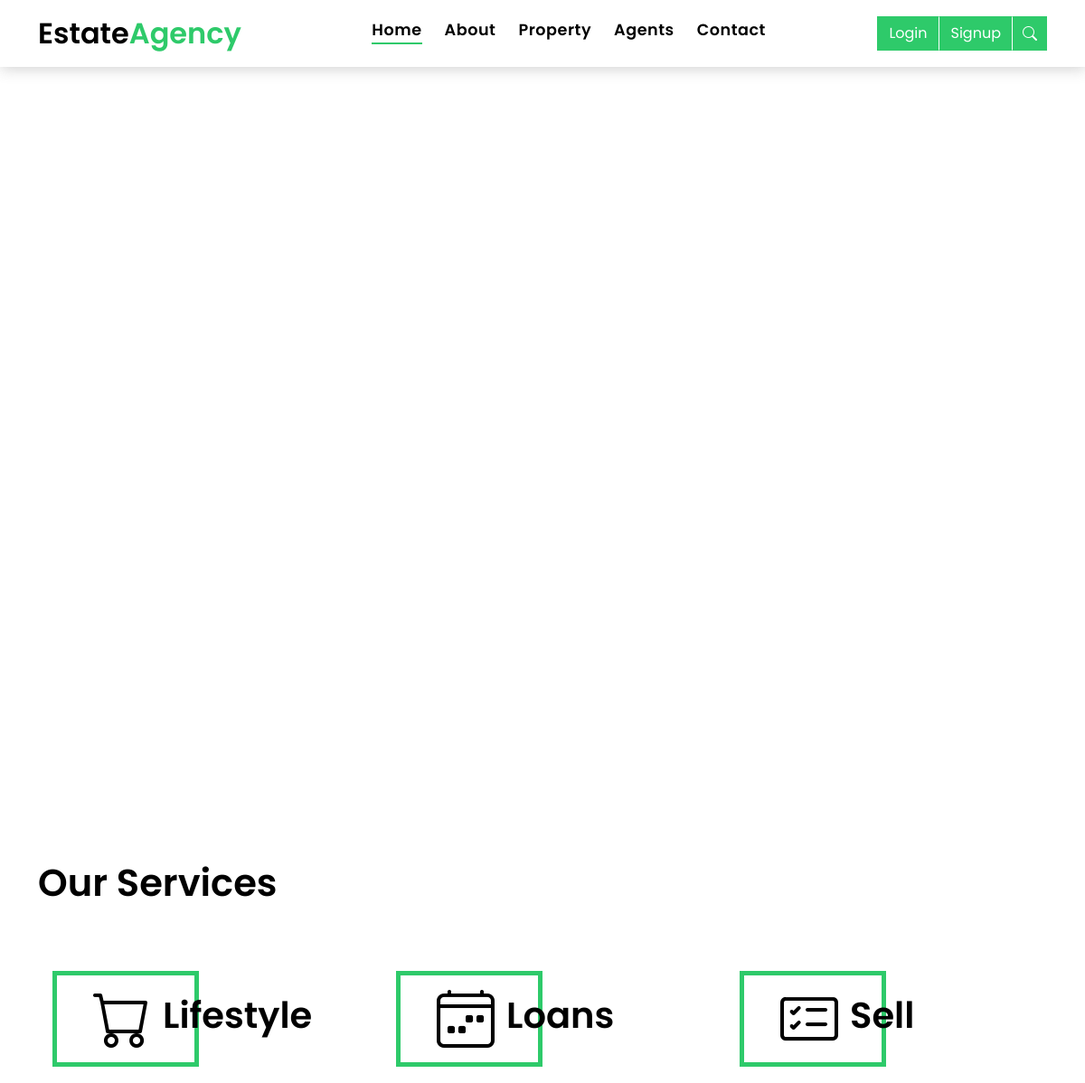
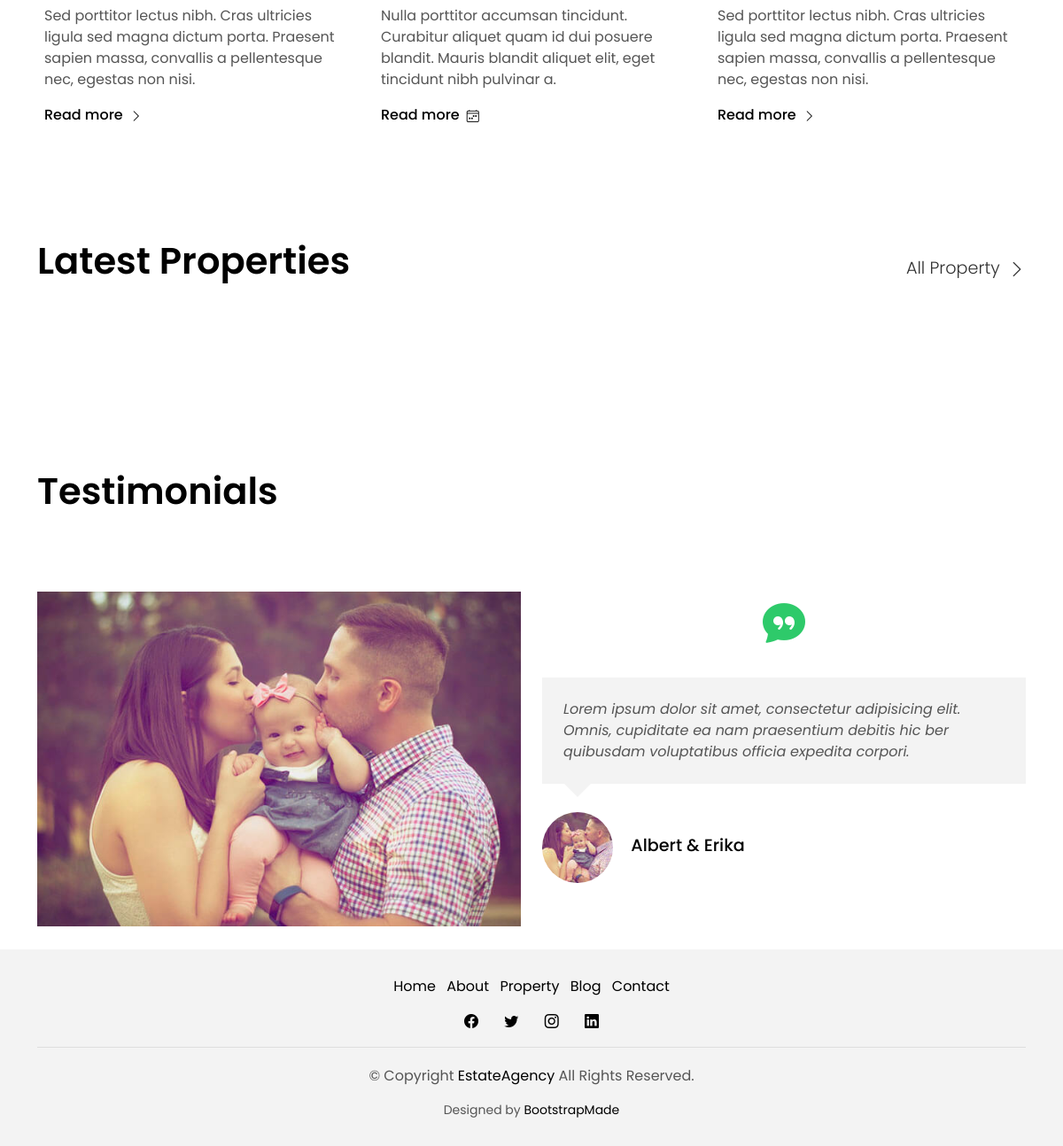
/, run on an earlier commit of the app's database (2 pictures, top to bottom).
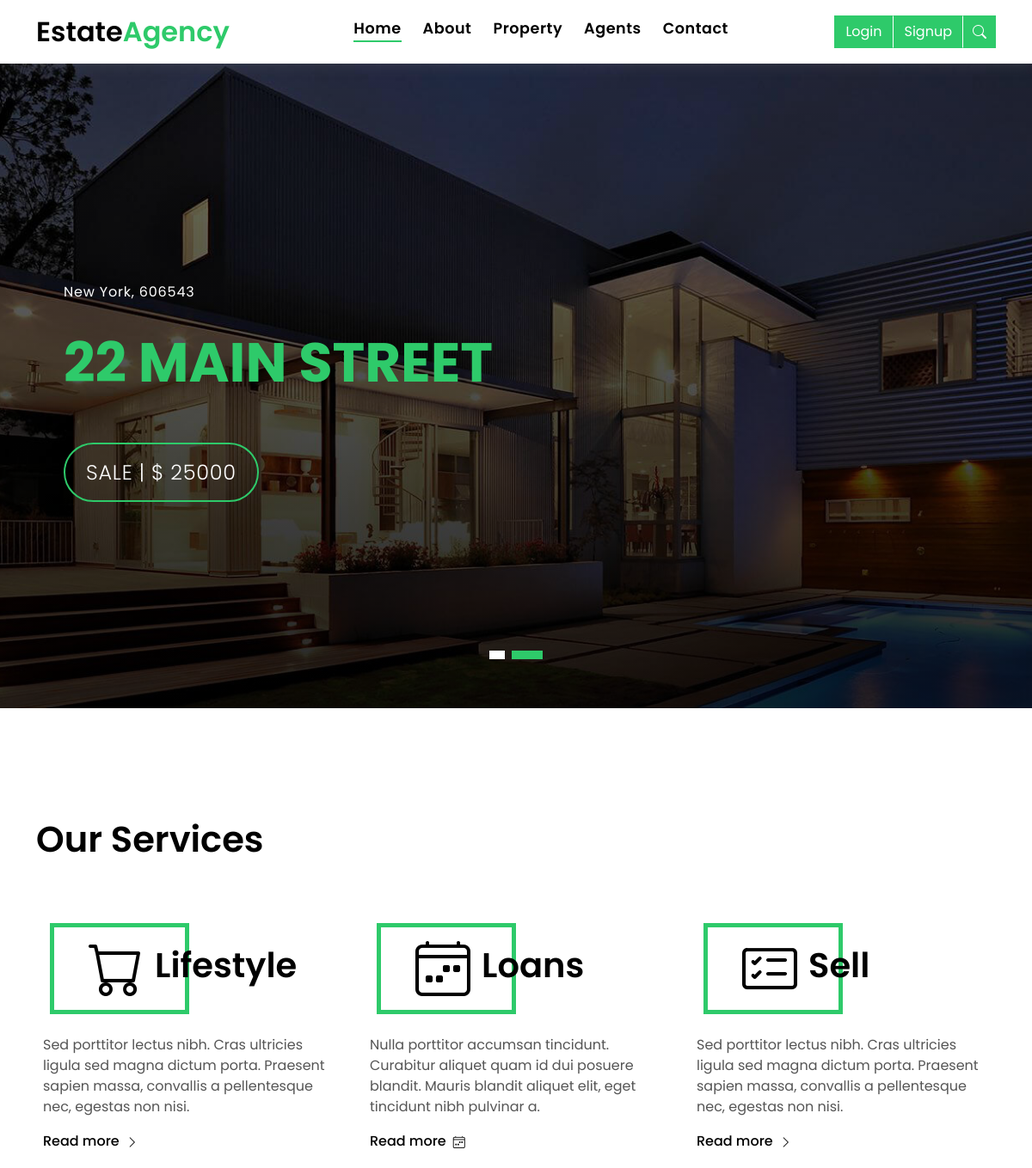
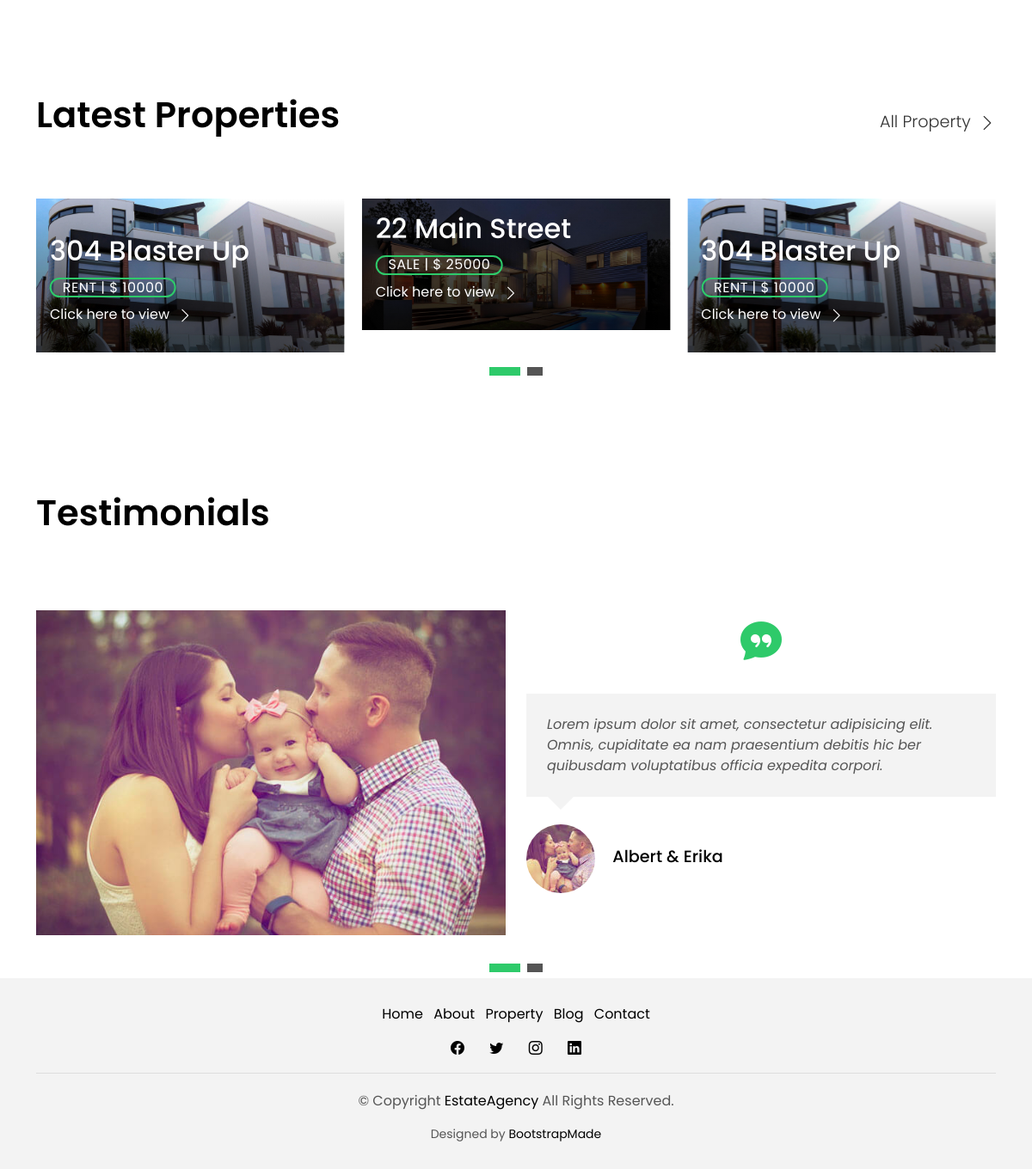
And on a later commit of the database (2 pictures, top to bottom).
### properties/models.py (models this page shows, shortened)
class Property(models.Model):
    class Meta:
        verbose_name_plural = 'Properties'
    class PropertyType(models.TextChoices):
        AGRICULTURAL = 'agricultural', 'Agricultural'
        COMMERCIAL = 'commercial', 'Commercial'
        INDUSTRIAL = 'industrial', 'Industrial'
        RESIDENTIAL = 'residential', 'Residential'
        SPECIAL_USE = 'special use', 'Special Use'
    class Status(models.TextChoices):
        RENT = 'rent', 'Rent'
        SALE = 'sale', 'Sale'
    agent = models.ForeignKey(
        Agent, on_delete=models.CASCADE, null=True)
    address = models.CharField(max_length=200, unique=True)
    city = models.CharField(max_length=10)
    country = models.CharField(max_length=10)
    zipcode = models.CharField(max_length=10)
    description = models.TextField()
    price = models.CharField(max_length=20)
    beds = models.IntegerField()
    baths = models.IntegerField()
    garage = models.IntegerField()
    area = models.IntegerField()
    property_picture = models.ImageField(upload_to='images/property_images')
    video = models.FileField(
        upload_to='videos/property_videos/', null=True, blank=True)
    property_type = models.CharField(
        'PropertyType', max_length=30, choices=PropertyType.choices, default=PropertyType.RESIDENTIAL)
    status = models.CharField('Status', max_length=10,
                              choices=Status.choices, default=Status.SALE)
    slug = AutoSlugField(unique=True, always_update=True,
                         populate_from='address')
    date_created = models.DateTimeField(auto_now_add=True)
    date_modified = models.DateTimeField(auto_now=True)
    @property
    def image_url(self):
        try:
            image = self.property_picture.url
        except:
            image = ''
        return image

### general/views.py (the view)
# urls.py: path('', views.app_homepage, name='home'),
def app_homepage(request):
    agents = Agent.objects.all()
    properties = Property.objects.all().order_by('date_created')
    properties_slider = properties[0:3]
    context = {
        'agents': agents,
        'properties': properties,
        'properties_slider': properties_slider,
    }
    return render(request, 'index.html', context)

### templates/index.html (shortened to what this page needs)
{% extends 'base.html' %}
{% load static %}
{% block content %}
  <div class="intro intro-carousel swiper-container position-relative">
    <div class="swiper-wrapper">
      {% for property in properties_slider %}
      <div class="swiper-slide carousel-item-a intro-item bg-image" style="background-image: url('{{ property.image_url }}')">
        <div class="overlay overlay-a"></div>
        <div class="intro-content display-table">
          <div class="table-cell">
            <div class="container">
              <div class="row">
                <div class="col-lg-8">
                  <div class="intro-body">
                    <p class="intro-title-top">{{property.city}}, {{ property.zipcode }}</p>
                    <h1 class="intro-title mb-4">
                      <span class="color-b">{{ property.address }}
                    </h1>
                    <p class="intro-subtitle intro-price">
                      <a href="{% url 'properties:property-detail' property.slug %}"><span class="price-a">{{ property.status }} | $ {{ property.price }}</span></a>
                    </p>
                  </div>
                </div>
              </div>
            </div>
          </div>
        </div>
      </div>
      {% endfor %}
    </div>
    <div class="swiper-pagination"></div>
  </div>
  <main id="main">
    <section class="section-services section-t8">
      <div class="container">
        <div class="row">
          <div class="col-md-12">
            <div class="title-wrap d-flex justify-content-between">
              <div class="title-box">
                <h2 class="title-a">Our Services</h2>
              </div>
            </div>
          </div>
        </div>
        <div class="row">
          <div class="col-md-4">
            <div class="card-box-c foo">
              <div class="card-header-c d-flex">
                <div class="card-box-ico">
                  <span class="bi bi-cart"></span>
                </div>
                <div class="card-title-c align-self-center">
                  <h2 class="title-c">Lifestyle</h2>
                </div>
              </div>
              <div class="card-body-c">
                <p class="content-c">
                  Sed porttitor lectus nibh. Cras ultricies ligula sed magna dictum porta. Praesent sapien massa,
                  convallis a pellentesque
                  nec, egestas non nisi.
                </p>
              </div>
              <div class="card-footer-c">
                <a href="#" class="link-c link-icon">Read more
                  <span class="bi bi-chevron-right"></span>
                </a>
              </div>
            </div>
          </div>
          <div class="col-md-4">
            <div class="card-box-c foo">
              <div class="card-header-c d-flex">
                <div class="card-box-ico">
                  <span class="bi bi-calendar4-week"></span>
                </div>
                <div class="card-title-c align-self-center">
                  <h2 class="title-c">Loans</h2>
                </div>
              </div>
              <div class="card-body-c">
                <p class="content-c">
                  Nulla porttitor accumsan tincidunt. Curabitur aliquet quam id dui posuere blandit. Mauris blandit
                  aliquet elit, eget tincidunt
                  nibh pulvinar a.
                </p>
              </div>
              <div class="card-footer-c">
                <a href="#" class="link-c link-icon">Read more
                  <span class="bi bi-calendar4-week"></span>
                </a>
              </div>
            </div>
          </div>
          <div class="col-md-4">
            <div class="card-box-c foo">
              <div class="card-header-c d-flex">
                <div class="card-box-ico">
                  <span class="bi bi-card-checklist"></span>
                </div>
                <div class="card-title-c align-self-center">
                  <h2 class="title-c">Sell</h2>
                </div>
              </div>
              <div class="card-body-c">
                <p class="content-c">
                  Sed porttitor lectus nibh. Cras ultricies ligula sed magna dictum porta. Praesent sapien massa,
                  convallis a pellentesque
                  nec, egestas non nisi.
                </p>
              </div>
              <div class="card-footer-c">
                <a href="#" class="link-c link-icon">Read more
                  <span class="bi bi-chevron-right"></span>
                </a>
              </div>
            </div>
          </div>
        </div>
      </div>
    </section>
    <section class="section-property section-t8">
      <div class="container">
        <div class="row">
          <div class="col-md-12">
            <div class="title-wrap d-flex justify-content-between">
              <div class="title-box">
                <h2 class="title-a">Latest Properties</h2>
              </div>
              <div class="title-link">
                <a href="{% url 'properties:property-list' %}">All Property
                  <span class="bi bi-chevron-right"></span>
                </a>
              </div>
            </div>
          </div>
        </div>
        <div id="property-carousel" class="swiper-container">
          <div class="swiper-wrapper">
            {% for property in properties %}
            <div class="carousel-item-b swiper-slide">
              <div class="card-box-a card-shadow">
                <div class="img-box-a">
                  <img src="{{ property.image_url }}" alt="" class="img-a img-fluid">
                </div>
                <div class="card-overlay">
                  <div class="card-overlay-a-content">
                    <div class="card-header-a">
                      <h2 class="card-title-a">
                        <a href="{% url 'properties:property-detail' property.slug %}">{{ property.address }}</a>
                      </h2>
                    </div>
                    <div class="card-body-a">
                      <div class="price-box d-flex">
                        <span class="price-a">{{ property.status }} | $ {{ property.price }}</span>
                      </div>
                      <a href="{% url 'properties:property-detail' property.slug %}" class="link-a">Click here to view
                        <span class="bi bi-chevron-right"></span>
                      </a>
                    </div>
                  </div>
                </div>
              </div>
            </div>
            {% endfor %}
          </div>
        </div>
        <div class="propery-carousel-pagination carousel-pagination"></div>
      </div>
    </section>
    <section class="section-testimonials section-t8 nav-arrow-a">
      <div class="container">
        <div class="row">
          <div class="col-md-12">
            <div class="title-wrap d-flex justify-content-between">
              <div class="title-box">
                <h2 class="title-a">Testimonials</h2>
              </div>
            </div>
          </div>
        </div>
        <div id="testimonial-carousel" class="swiper-container">
          <div class="swiper-wrapper">
            <div class="carousel-item-a swiper-slide">
              <div class="testimonials-box">
                <div class="row">
                  <div class="col-sm-12 col-md-6">
                    <div class="testimonial-img">
                      <img src="{% static 'img/testimonial-1.jpg' %}" alt="" class="img-fluid">
                    </div>
                  </div>
                  <div class="col-sm-12 col-md-6">
                    <div class="testimonial-ico">
                      <i class="bi bi-chat-quote-fill"></i>
                    </div>
                    <div class="testimonials-content">
                      <p class="testimonial-text">
                        Lorem ipsum dolor sit amet, consectetur adipisicing elit. Omnis, cupiditate ea nam praesentium
                        debitis hic ber quibusdam
                        voluptatibus officia expedita corpori.
                      </p>
                    </div>
                    <div class="testimonial-author-box">
                      <img src="{% static 'img/mini-testimonial-1.jpg' %}" alt="" class="testimonial-avatar">
                      <h5 class="testimonial-author">Albert & Erika</h5>
                    </div>
                  </div>
                </div>
              </div>
            </div>
            <div class="carousel-item-a swiper-slide">
              <div class="testimonials-box">
                <div class="row">
                  <div class="col-sm-12 col-md-6">
                  </div>
                  <div class="col-sm-12 col-md-6">
                  </div>
                </div>
              </div>
            </div>
          </div>
        </div>
        <div class="testimonial-carousel-pagination carousel-pagination"></div>
      </div>
    </section>
  </main>
{% endblock content %}

### templates/base.html (shortened to what this page needs)
{% load static %}
<!DOCTYPE html>
<html lang="en">
<head>
  <link href="{% static 'vendor/animate.css/animate.min.css' %}" rel="stylesheet">
  <link href="{% static 'vendor/bootstrap/css/bootstrap.min.css' %}" rel="stylesheet">
  <link href="{% static 'vendor/bootstrap-icons/bootstrap-icons.css' %}" rel="stylesheet">
  <link href="{% static 'vendor/swiper/swiper-bundle.min.css' %}" rel="stylesheet">
  <link href="{% static 'css/style.css' %}" rel="stylesheet">
</head>
<body>
  {% include './includes/header.html' %}
  {% block content %}{% endblock content %}
  {% include './includes/footer.html' %}
</body>
</html>

### templates/includes/header.html (shortened to what this page needs)
{% load static %}
<header>
  <nav class="navbar navbar-default navbar-trans navbar-expand-lg fixed-top">
    <div class="container">
      <a class="navbar-brand text-brand" href="{% url 'home' %}">Estate<span class="color-b">Agency</span></a>
      <div class="navbar-collapse collapse justify-content-center" id="navbarDefault">
        <ul class="navbar-nav">
          <li class="nav-item">
            <a class="nav-link active" href="{% url 'home' %}">Home</a>
          </li>
          <li class="nav-item">
            <a class="nav-link " href="about.html">About</a>
          </li>
          <li class="nav-item">
            <a class="nav-link " href="{% url 'properties:property-list' %}">Property</a>
          </li>
          <li class="nav-item">
            <a class="nav-link " href="{% url 'agents:agent-list' %}">Agents</a>
          </li>
          <li class="nav-item">
            <a class="nav-link " href="contact.html">Contact</a>
          </li>
        </ul>
      </div>
      {% if request.user.is_authenticated %}
      <a href="{% url 'properties:property-create' %}" class="add-border-right btn btn-b-n">Add Property</a>
      <a href="{% url 'accounts:logout' %}" class="add-border-right btn btn-b-n">Logout</a>
      {% else %}
      <a href="{% url 'accounts:login' %}" class="add-border-right btn btn-b-n">Login</a>
      <a href="{% url 'accounts:signup' %}" class="add-border-right btn btn-b-n">Signup</a>
      {% endif %}
      <button type="button" class="ml-1 btn btn-b-n navbar-toggle-box navbar-toggle-box-collapse" data-bs-toggle="collapse"
        data-bs-target="#navbarTogglerDemo01">
        <i class="bi bi-search"></i>
      </button>
    </div>
  </nav>
</header>

### templates/includes/footer.html
{% load static %}
<footer>
  <div class="container">
    <div class="row">
      <div class="col-md-12">
        <nav class="nav-footer">
          <ul class="list-inline">
            <li class="list-inline-item">
              <a href="#">Home</a>
            </li>
            <li class="list-inline-item">
              <a href="#">About</a>
            </li>
            <li class="list-inline-item">
              <a href="#">Property</a>
            </li>
            <li class="list-inline-item">
              <a href="#">Blog</a>
            </li>
            <li class="list-inline-item">
              <a href="#">Contact</a>
            </li>
          </ul>
        </nav>
        <div class="socials-a">
          <ul class="list-inline">
            <li class="list-inline-item">
              <a href="#">
                <i class="bi bi-facebook" aria-hidden="true"></i>
              </a>
            </li>
            <li class="list-inline-item">
              <a href="#">
                <i class="bi bi-twitter" aria-hidden="true"></i>
              </a>
            </li>
            <li class="list-inline-item">
              <a href="#">
                <i class="bi bi-instagram" aria-hidden="true"></i>
              </a>
            </li>
            <li class="list-inline-item">
              <a href="#">
                <i class="bi bi-linkedin" aria-hidden="true"></i>
              </a>
            </li>
          </ul>
        </div>
        <div class="copyright-footer">
          <p class="copyright color-text-a">
            &copy; Copyright
            <span class="color-a">EstateAgency</span> All Rights Reserved.
          </p>
        </div>
        <div class="credits">
          Designed by <a href="https://bootstrapmade.com/">BootstrapMade</a>
        </div>
      </div>
    </div>
  </div>
</footer>

### templates/includes/scripts.html (shortened to what this page needs)
{% load static %}

What changed in the data, as far as the page shows it:
added Property: image_url (picture), city "New York", zipcode "606543", address "22 MAIN STREET", status "SALE", price "25000", address "22 Main Street"
added Property: image_url (picture), address "304 Blaster Up", status "RENT", price "10000", shown under "Latest Properties"
